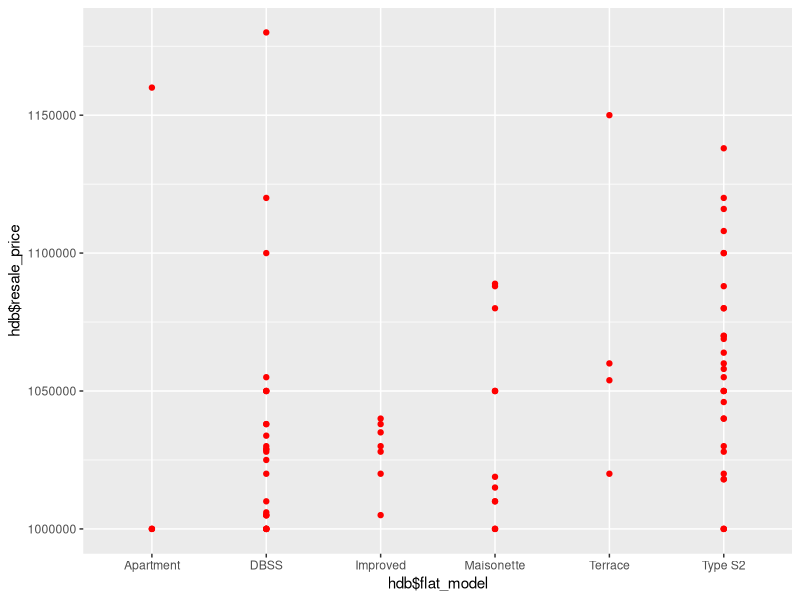

Here is the R script that generated this plot:
#High Resale Prices

hdb<-read.csv("./Datasets/insight 2.csv")
hdb

library(ggplot2)
ggplot(hdb,aes(x=hdb$flat_model,y=hdb$resale_price)) +
  geom_point(fill="pink",color ="red")



